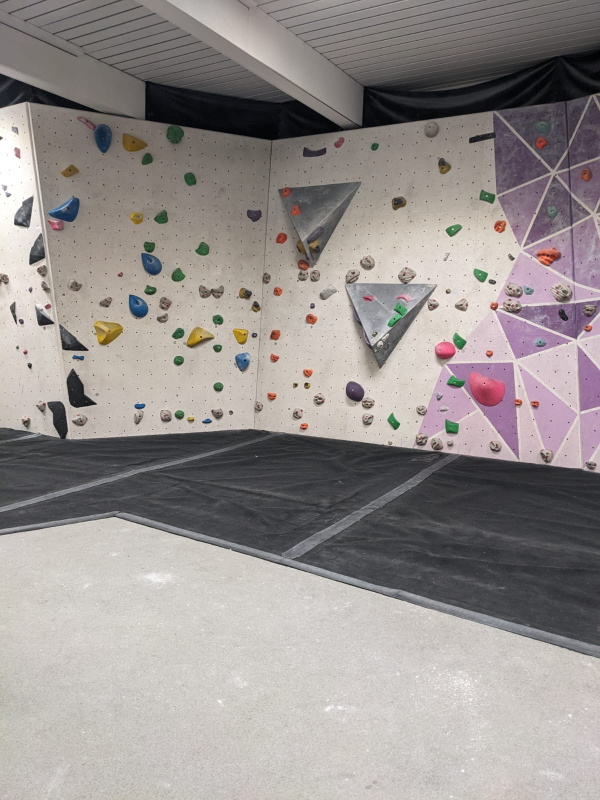
#> input picture fastAPI/processing/climbing1.jpeg, 1200 x 1600 px, found by its file name (shown at 1/2 size)
$ python rectangleHolds.py
#> lines starting #> are read from the running program, lines starting #| are printed output that depends on the picture; after the words box and inside, x2 and y2 are one past the last pixel; in counts of white or black regions, pixels touching at a corner belong together
### fastAPI/processing/detectColor.py
import cv2
import numpy as np

# Load the image
# image = cv2.imread('climbing1.jpeg')

def detectColor(image):
    # Convert to grayscale
    gray_image = cv2.cvtColor(image, cv2.COLOR_BGR2GRAY)
    gray_image_colored = cv2.cvtColor(gray_image, cv2.COLOR_GRAY2BGR)  # Convert grayscale back to BGR for masking

    # Convert to HSV color space
    hsv_image = cv2.cvtColor(image, cv2.COLOR_BGR2HSV)

    # Define the color range for the mask (e.g., red color)
    # lower_bound = np.array([0, 120, 70])  # Lower bound of the color in HSV
    # upper_bound = np.array([10, 255, 255])  # Upper bound of the color in HSV

    lower_bound = np.array([95, 0, 0])   # Lower bound for red
    upper_bound = np.array([130, 255, 255])

    # Create a mask for the specific color
    mask = cv2.inRange(hsv_image, lower_bound, upper_bound)

    # Invert the mask
    mask_inv = cv2.bitwise_not(mask)
    purple_background = np.full_like(image, (150, 100, 200))


    # Extract the color part
    colored_part = cv2.bitwise_and(image, image, mask=mask)
    # gray_part = cv2.bitwise_and(purple_background, purple_background, mask=mask_inv)


    # Extract the grayscale part
    gray_part = cv2.bitwise_and(gray_image_colored, gray_image_colored, mask=mask_inv)

    # Combine both parts
    final_image = cv2.add(colored_part, gray_part)

    # Display the result
    final_image = final_image[0:950, :]
    final_image = cv2.resize(final_image, None, fx=0.7, fy=0.7, interpolation=cv2.INTER_AREA)

    return(final_image)

# [6 lines that do not run on import are left out]

### fastAPI/processing/rectangleHolds.py
import cv2
import numpy as np

def process(unprocessed, destination):

    # Load the image
    # image = cv2.imread('climbing1.jpeg')
    image = cv2.imread(unprocessed)
#> image is the input picture: shape (1600, 1200, 3); mean B, G, R 142.8, 144.6, 150.6

    # [4 lines of commented-out code are left out]

    image = image[0:950, :800]
#> image: shape (950, 800, 3)

    # Convert the image to HSV color space
    hsv_image = cv2.cvtColor(image, cv2.COLOR_BGR2HSV)
#> hsv_image: shape (950, 800, 3); mean H, S, V 34.1, 27.7, 141.4

    # Define the color range for red in HSV
    # Red in HSV can wrap around 0° and 360°, so you may need two ranges

    lower_red1 = np.array([95, 0, 0])   # Lower bound for red
    upper_red1 = np.array([130, 255, 255]) # Upper bound for red

    # lower_red2 = np.array([170, 120, 70]) # Second range for red
    # upper_red2 = np.array([180, 255, 255])

    # # Create masks for red regions
    red_mask = cv2.inRange(hsv_image, lower_red1, upper_red1)
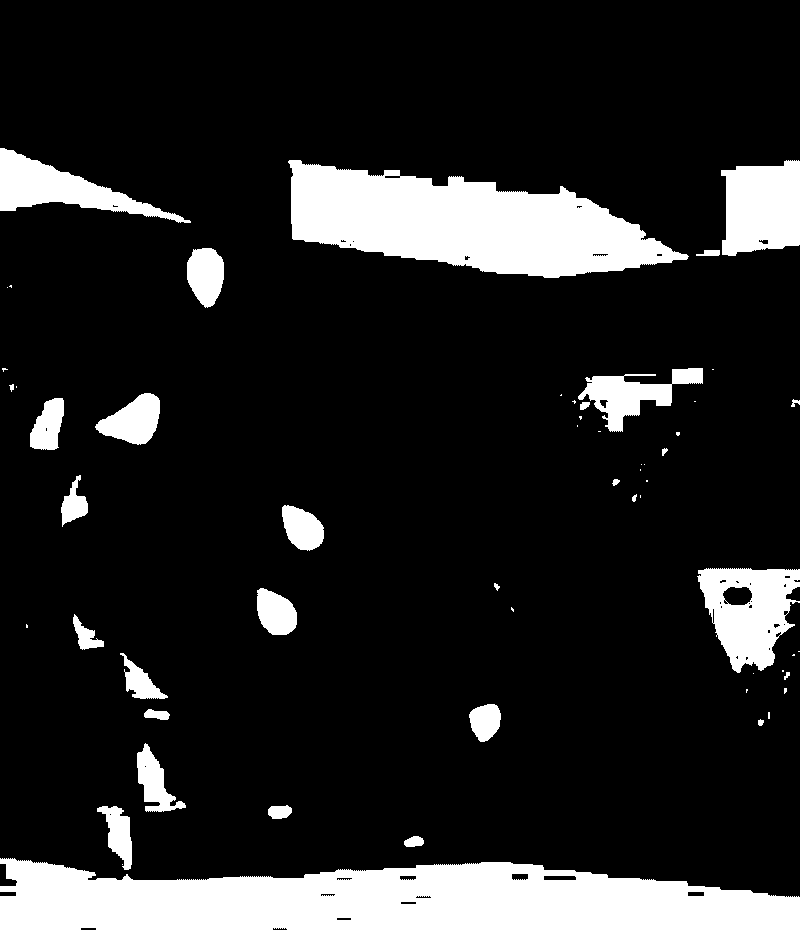
#> red_mask: shape (950, 800); 16.3% white; 57 white regions (27 under 20 px)
    # mask2 = cv2.inRange(hsv_image, lower_red2, upper_red2)

    # # Combine masks
    # red_mask = cv2.bitwise_or(mask1, mask2)

    # Find contours of the red regions
    contours, _ = cv2.findContours(red_mask, cv2.RETR_EXTERNAL, cv2.CHAIN_APPROX_SIMPLE)
#> contours = 57 contours, 31 with area under 20; largest, box (x1, y1, x2, y2) and area: (0, 858, 800, 950) 59142, (288, 160, 689, 278) 27570, (697, 568, 800, 673) 7064, (721, 160, 800, 256) 6190, (0, 148, 191, 223) 4905

    # Draw bounding boxes around each hold
    max_x = 0
    min_x = 10000
    max_y = 0
    min_y = 10000
    for contour in contours:
        # Optional: Filter small contours by area


        if cv2.contourArea(contour) > 100:  # Adjust area threshold as needed
            x, y, w, h = cv2.boundingRect(contour)

            max_x = x if x > max_x else max_x
            min_x = x if x < min_x else min_x
            max_y = y if y > max_y else max_y
            min_y = y if y < min_y else min_y

            cv2.rectangle(image, (x, y), (x + w, y + h), (0, 255, 0), 2)  # Green box
#> this loop made 57 passes
#> (x, y, w, h, max_x, min_y) on passes 2, 3, 4, 5, 6, 9, 10, 17, 20, 22, 24, 25: (0, 858, 800, 92, 0, 858), (404, 836, 20, 11, 404, 836), (97, 806, 35, 64, 404, 806), (268, 805, 24, 14, 404, 805), (137, 743, 49, 69, 404, 743), (144, 709, 26, 11, 404, 709), (469, 704, 32, 38, 469, 704), (120, 653, 48, 46, 469, 653), (73, 614, 31, 36, 469, 614), (257, 588, 40, 47, 469, 588), (697, 568, 103, 105, 697, 568), (282, 505, 42, 46, 697, 505)
#> contour on passes 1, 8, 12, 13, 15, 16: [[122, 864]], [[768, 712], [768, 718], [769, 718], [769, 712]], [[784, 688], [784, 693], [786, 691], [786, 688]], [[753, 673]], [[782, 670], [782, 671], [783, 671], [783, 670]], [[793, 654], [792, 655], [794, 655], [794, 654]]
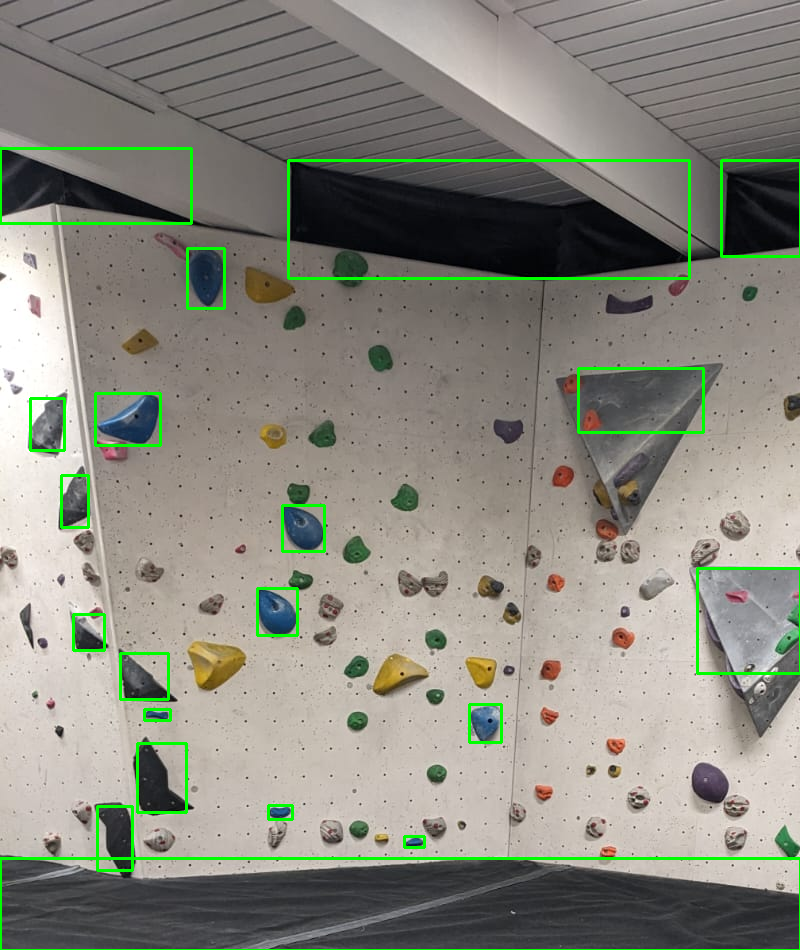
#> image: shape (950, 800, 3); mean B, G, R 126.1, 137, 136.8


    # print("FOR CROPPING" , min_x, min_y, max_x, max_y)
    # Show the result
    padding = 50
    width_y = max_y - min_y
#> width_y = 710
    width_x = max_x - min_x
#> width_x = 721
    x_padding = int(((width_y * 9/16) - width_x + 100) /2)
#> x_padding = -110
    print("XPADDING", x_padding)
#| XPADDING -110
    image = image[min_y-padding:max_y+padding, min_x-x_padding:max_x+x_padding]
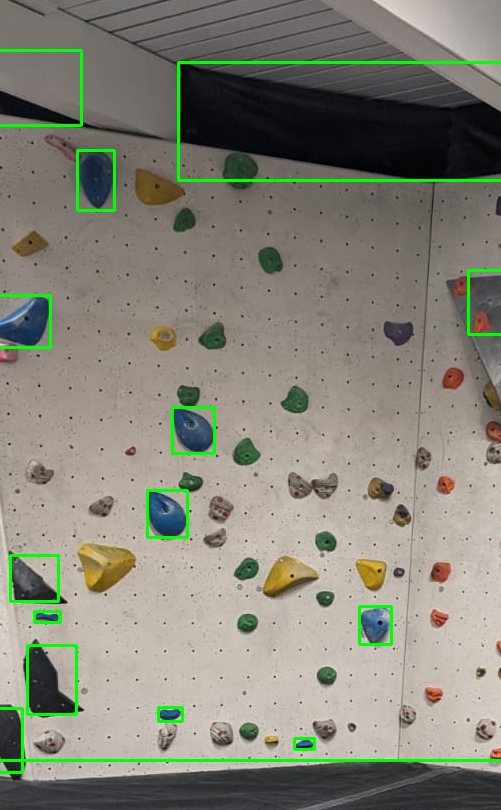
#> image: shape (810, 501, 3); mean B, G, R 119.8, 132.3, 132.6

    from detectColor import detectColor
    image = detectColor(image)
#> in detectColor, `gray_image = cv2.cvtColor(image, cv2.COLOR_BGR2GRAY)`:
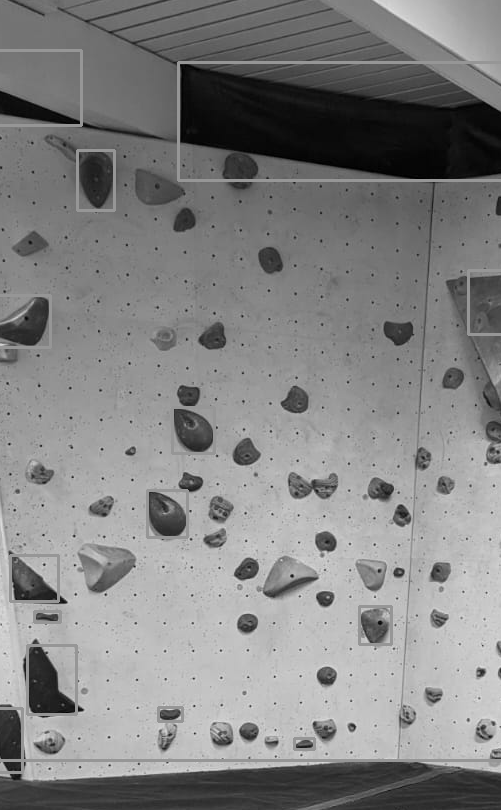
#> gray_image: shape (810, 501); min 0, max 225, mean 131
#> in detectColor, `hsv_image = cv2.cvtColor(image, cv2.COLOR_BGR2HSV)`: hsv_image: shape (810, 501, 3); mean H, S, V 31.8, 39.7, 140.4
#> in detectColor, `mask = cv2.inRange(hsv_image, lower_bound, upper_bound)`:
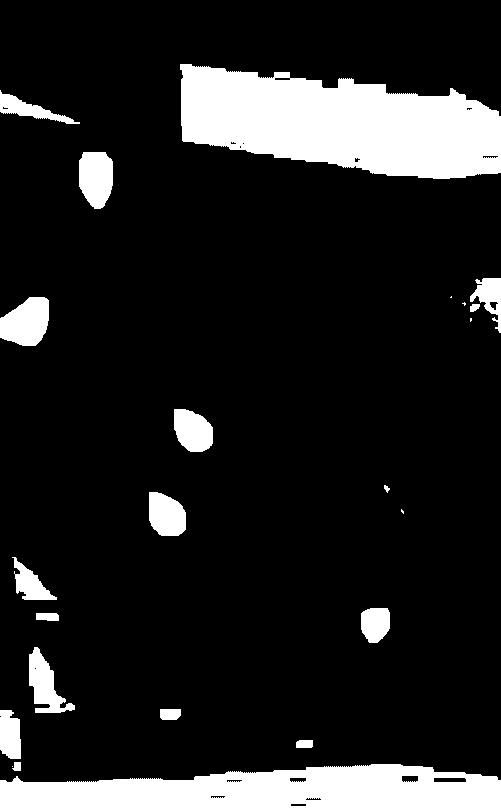
#> mask: shape (810, 501); 13.8% white; 23 white regions (5 under 20 px), largest, box (x1, y1, x2, y2) and area: (180, 64, 501, 179) 25653, (0, 764, 501, 810) 17695, (0, 297, 49, 346) 1827
#> in detectColor, `colored_part = cv2.bitwise_and(image, image, mask=mask)`:
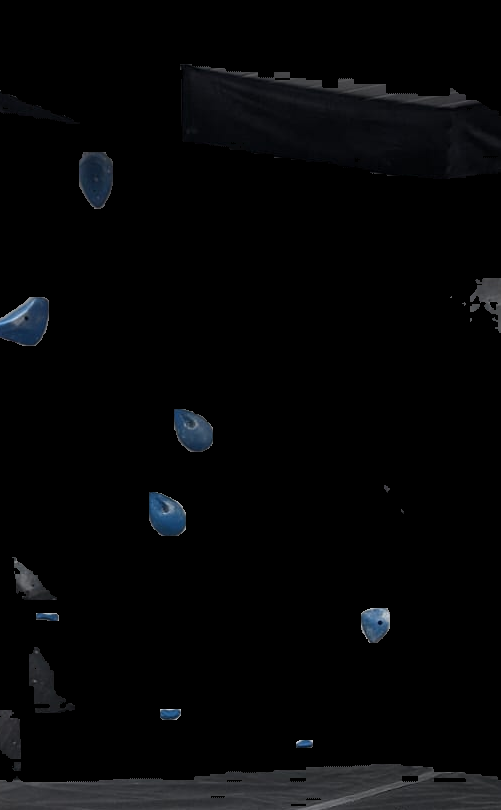
#> colored_part: shape (810, 501, 3); mean B, G, R 6.4, 5.5, 5
#> in detectColor, `gray_part = cv2.bitwise_and(gray_image_colored, gray_image_colored, ma..`:
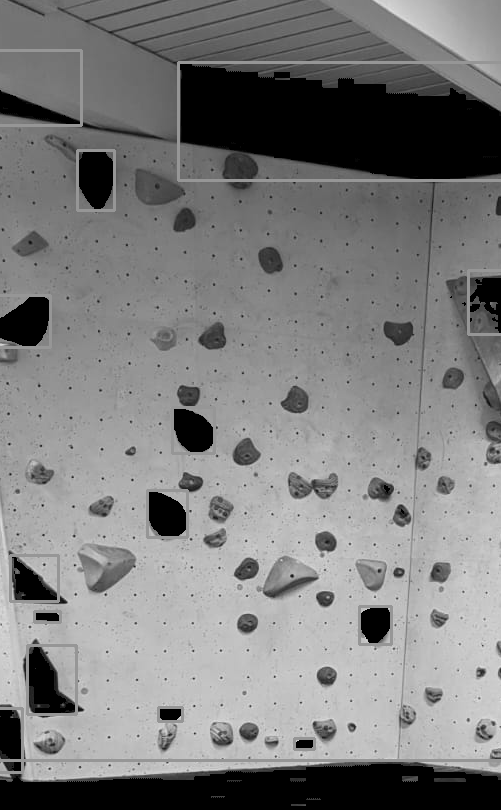
#> gray_part: shape (810, 501, 3); min 0, max 225, mean 125.5

    # [8 lines of commented-out code are left out]
    print(destination)
    cv2.imwrite(destination, image)

if __name__ == "__main__":
    process(r"C:\Users\TarFa\code\climbingBuddy\fastAPI\processing\climbing1.jpeg", r"C:\Users\TarFa\code\climbingBuddy\fastAPI\processing\processed_images\test.jpeg")


    # [5 lines of commented-out code are left out]
